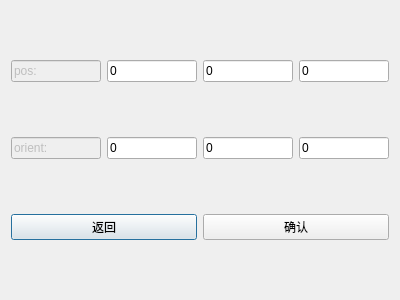
<?xml version="1.0" encoding="UTF-8"?>
<ui version="4.0">
 <class>GpsDialog</class>
 <widget class="QDialog" name="GpsDialog">
  <property name="geometry">
   <rect>
    <x>0</x>
    <y>0</y>
    <width>400</width>
    <height>300</height>
   </rect>
  </property>
  <property name="windowTitle">
   <string>GPS手工输入信息</string>
  </property>
  <layout class="QGridLayout" name="gridLayout">
   <item row="0" column="0">
    <widget class="QLineEdit" name="lineEdit">
     <property name="enabled">
      <bool>false</bool>
     </property>
     <property name="text">
      <string>pos:</string>
     </property>
    </widget>
   </item>
   <item row="0" column="1">
    <widget class="QLineEdit" name="px">
     <property name="text">
      <string>0</string>
     </property>
    </widget>
   </item>
   <item row="0" column="2">
    <widget class="QLineEdit" name="py">
     <property name="text">
      <string>0</string>
     </property>
    </widget>
   </item>
   <item row="0" column="3">
    <widget class="QLineEdit" name="pz">
     <property name="text">
      <string>0</string>
     </property>
    </widget>
   </item>
   <item row="1" column="0">
    <widget class="QLineEdit" name="lineEdit_2">
     <property name="enabled">
      <bool>false</bool>
     </property>
     <property name="text">
      <string>orient:</string>
     </property>
    </widget>
   </item>
   <item row="1" column="1">
    <widget class="QLineEdit" name="ox">
     <property name="text">
      <string>0</string>
     </property>
    </widget>
   </item>
   <item row="1" column="2">
    <widget class="QLineEdit" name="oy">
     <property name="text">
      <string>0</string>
     </property>
    </widget>
   </item>
   <item row="1" column="3">
    <widget class="QLineEdit" name="oz">
     <property name="text">
      <string>0</string>
     </property>
    </widget>
   </item>
   <item row="2" column="0" colspan="2">
    <widget class="QPushButton" name="cancel">
     <property name="text">
      <string>返回</string>
     </property>
    </widget>
   </item>
   <item row="2" column="2" colspan="2">
    <widget class="QPushButton" name="pushButton">
     <property name="text">
      <string>确认</string>
     </property>
    </widget>
   </item>
  </layout>
 </widget>
 <resources/>
 <connections/>
</ui>
